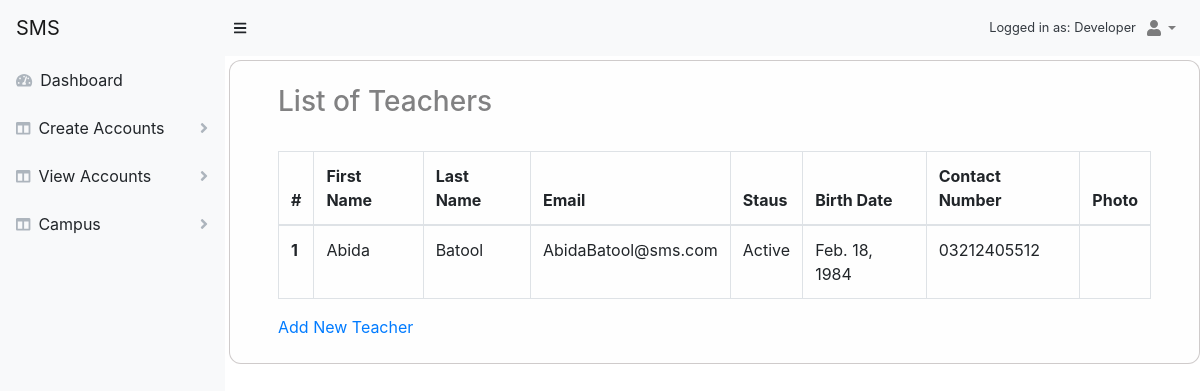
Before: /account/view-teacher/ (signed in) with the older database file.
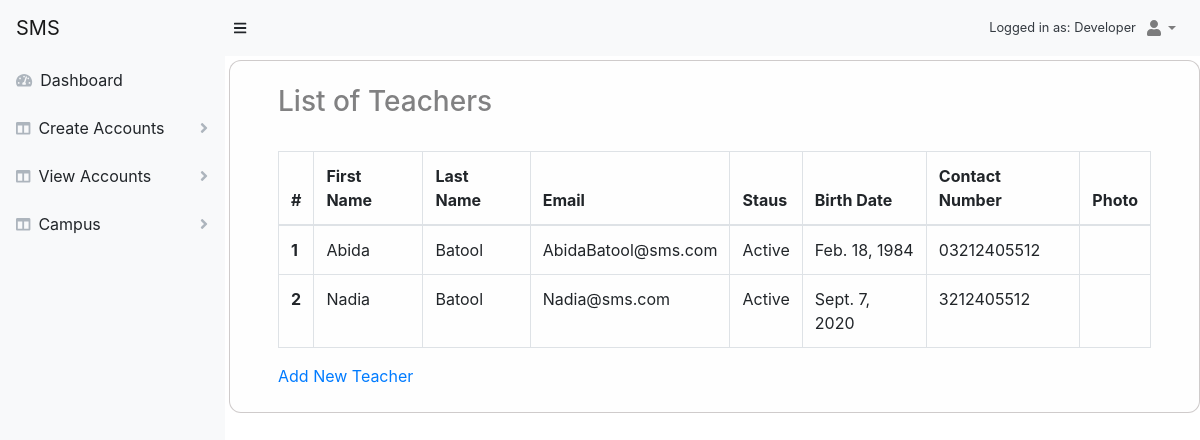
After: the same page with the newer database file.
### accounts/models.py (models this page shows, shortened)
class Profile(models.Model):
    user = models.OneToOneField(User, on_delete=models.CASCADE ,default=1)
    photo = models.ImageField(upload_to=settings.MEDIA_ROOT+'/images/profile_images/%Y%m%d', null=True, blank=True, default='/media/images/default.jpg')
    birth_date = models.DateField()
    date_left = models.DateField(null=True, blank=True)
    salary = models.FloatField(max_length=6)
    contact_number = models.CharField(max_length=11)
    address = models.ForeignKey(Address, on_delete=models.CASCADE, default=1)
    CHOICES = [('M', 'Male'), ('F', 'Female')]
    gender = models.CharField(_('gender'), max_length=1, choices=CHOICES)
    class Meta:
        abstract = True

class Teacher(Profile):
    class Meta:
        db_table = 'Teacher'
        verbose_name = _('teacher')
        verbose_name_plural = _('teachers')

class User(AbstractBaseUser, PermissionsMixin):
    email = models.EmailField(_('email address'), unique=True)
    first_name = models.CharField(_('first name'), max_length=30, blank=True)
    last_name = models.CharField(_('last name'), max_length=30, blank=True)
    date_joined = models.DateTimeField(_('date joined'), auto_now_add=True)
    is_active = models.BooleanField(_('active'), default=True)
    is_staff = models.BooleanField(_('staff'), default=True)
    objects = UserManager()
    USERNAME_FIELD = 'email'
    REQUIRED_FIELDS = []
    class Meta:
        db_table = "User"
        verbose_name = _('user')
        verbose_name_plural = _('users')

### accounts/views.py (the view)
# urls.py: path('view-teacher/', views.ViewTeacherUser.as_view(), name='view_teacher'),
class ViewTeacherUser(View):
    template_name = 'accounts/teacher/teachers.html'
    def get(self, request):
        teachers = Teacher.objects.all()
        context = { 'teachers': teachers }
        return render(request, self.template_name, context)

### templates/accounts/teacher/teachers.html (shortened to what this page needs)
{% extends 'layouts/base.html' %}
{% block content %}
<div class="container">
        <h3>List of Teachers</h3>
    <br>
    <table class="table table-lg table-bordered">
        <thead>
            <tr>
                <th>#</th>
                <th>First Name</th>
                <th>Last Name</th>
                <th>Email</th>
                <th>Staus</th>
                <th>Birth Date</th>
                <th>Contact Number</th>
                <th>Photo</th>
            </tr>
        </thead>
        <tbody>
            {% for teacher in teachers %}
                <tr>
                    <th>{{ forloop.counter }}</th>
                    <td>{{teacher.user.first_name}}</td>
                    <td>{{teacher.user.last_name}}</td>
                    <td>{{teacher.user.email}}</td>
                    <td>{% if teacher.user.is_active %} Active {%else%} In-Active {% endif %}</td>
                    <td>{{teacher.birth_date}}</td>
                    <td>{{teacher.contact_number}}</td>
                    <td>{{teacher.photo}}</td>
                </tr>
            {% endfor %}
        </tbody>
    </table>
    <a href="{% url 'accounts:create_teacher' %}">Add New Teacher</a>
</div>
{% endblock content %}

Changed rows visible on the page:
added Teacher: user.first_name "Nadia", user.last_name "Batool", user.email "Nadia@sms.com", shows "Active", birth_date "Sept. 7, 2020", contact_number "3212405512"
